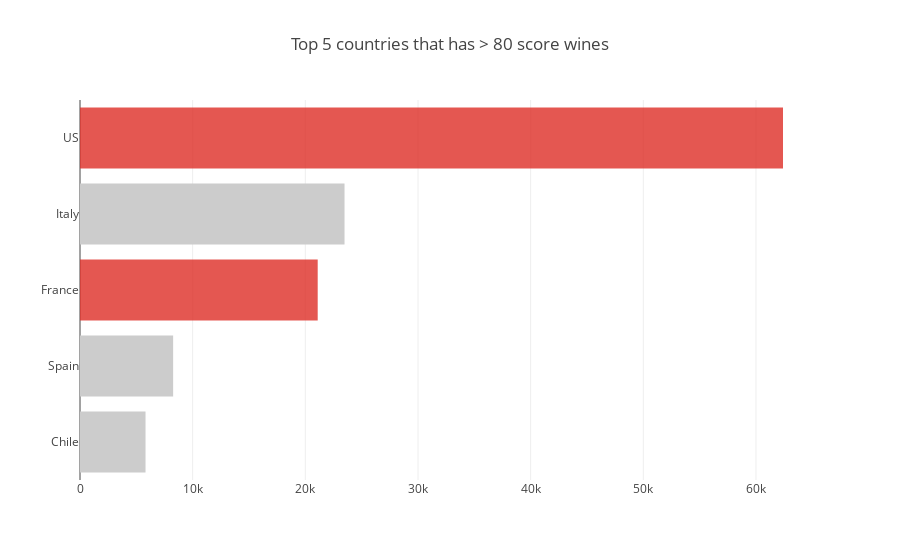

Notebook code cell kept with this figure:
### Code cell
count_countries = sorted(list(Counter(df['country']).items()), key=lambda x: x[1], reverse=True)
top5_countries = sorted(count_countries[:5], key=lambda x: x[1])

data = [
    go.Bar(
        y = list(map(lambda x: x[0], top5_countries)),
        x = list(map(lambda x: x[1], top5_countries)),
        marker=dict(
            color=['rgba(204,204,204,1)', 'rgba(204,204,204,1)',
                   'rgba(222,45,38,0.8)', 'rgba(204,204,204,1)',
                   'rgba(222,45,38,0.8)']
        ),
        orientation = 'h'
    )
]

layout = go.Layout(title='Top 5 countries that has > 80 score wines')

fig = go.Figure(layout=layout, data=data)

iplot(fig)

### Figure 1 — Plotly figure (JSON) as saved in the notebook; plotly's stock layout.template omitted (floating-point values rounded to 4 significant figures)
{"data": [{"marker": {"color": ["rgba(204,204,204,1)", "rgba(204,204,204,1)", "rgba(222,45,38,0.8)", "rgba(204,204,204,1)", "rgba(222,45,38,0.8)"]}, "orientation": "h", "type": "bar", "uid": "04d4cea7-227e-461e-bb3f-7565c209669d", "x": [5816, 8268, 21098, 23478, 62397], "y": ["Chile", "Spain", "France", "Italy", "US"]}], "layout": {"autosize": true, "title": {"text": "Top 5 countries that has > 80 score wines"}, "xaxis": {"autorange": true, "range": [0, 65680.0], "type": "linear"}, "yaxis": {"autorange": true, "range": [-0.5, 4.5], "type": "category"}}}
